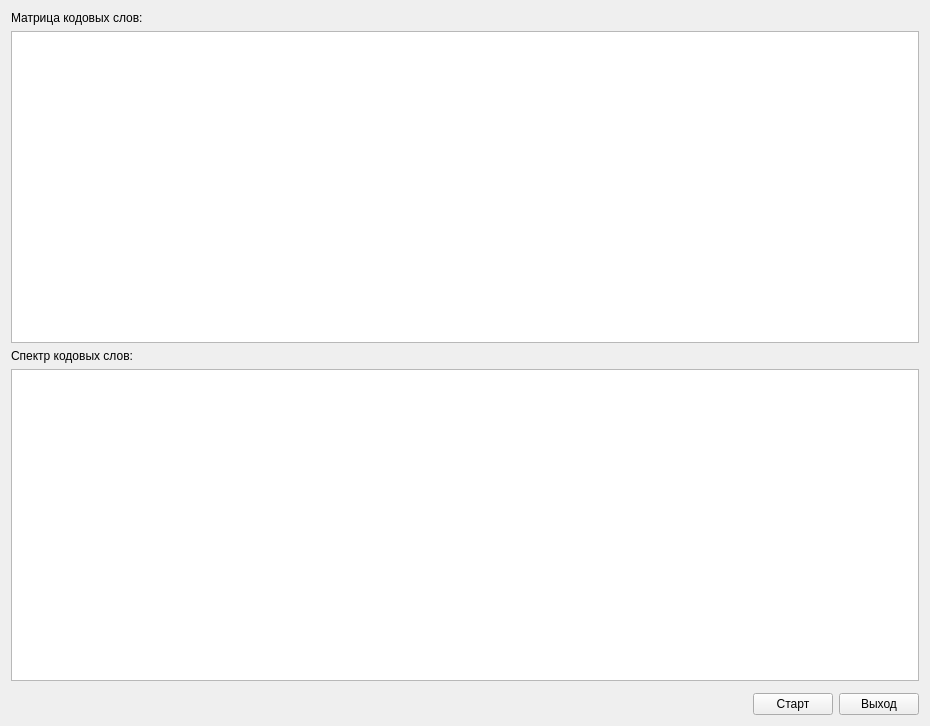
<?xml version="1.0" encoding="UTF-8"?>
<ui version="4.0">
 <class>Widget</class>
 <widget class="QWidget" name="Widget">
  <property name="geometry">
   <rect>
    <x>0</x>
    <y>0</y>
    <width>930</width>
    <height>726</height>
   </rect>
  </property>
  <property name="windowTitle">
   <string>Расчет спектра кодовых слов</string>
  </property>
  <property name="windowIcon">
   <iconset resource="../q.qrc">
    <normaloff>:/src/icon.ico</normaloff>:/src/icon.ico</iconset>
  </property>
  <layout class="QVBoxLayout" name="verticalLayout">
   <item>
    <widget class="QLabel" name="matrixLBL">
     <property name="text">
      <string>Матрица кодовых слов:</string>
     </property>
    </widget>
   </item>
   <item>
    <widget class="FilterPlainTextEdit" name="matrixPTE">
     <property name="lineWrapMode">
      <enum>QPlainTextEdit::NoWrap</enum>
     </property>
    </widget>
   </item>
   <item>
    <widget class="QLabel" name="spectrumLBL">
     <property name="text">
      <string>Спектр кодовых слов:</string>
     </property>
    </widget>
   </item>
   <item>
    <widget class="QPlainTextEdit" name="spectrumPTE">
     <property name="lineWrapMode">
      <enum>QPlainTextEdit::NoWrap</enum>
     </property>
     <property name="readOnly">
      <bool>true</bool>
     </property>
    </widget>
   </item>
   <item>
    <widget class="QCustomPlot" name="spectrumCPT" native="true"/>
   </item>
   <item>
    <layout class="QHBoxLayout" name="horizontalLayout">
     <item>
      <spacer name="horizontalSpacer">
       <property name="orientation">
        <enum>Qt::Horizontal</enum>
       </property>
       <property name="sizeHint" stdset="0">
        <size>
         <width>40</width>
         <height>20</height>
        </size>
       </property>
      </spacer>
     </item>
     <item>
      <widget class="QPushButton" name="executePBN">
       <property name="text">
        <string>Старт</string>
       </property>
      </widget>
     </item>
     <item>
      <widget class="QPushButton" name="exitPBN">
       <property name="text">
        <string>Выход</string>
       </property>
      </widget>
     </item>
    </layout>
   </item>
  </layout>
 </widget>
 <customwidgets>
  <customwidget>
   <class>QCustomPlot</class>
   <extends>QWidget</extends>
   <header>qcustomplot.h</header>
   <container>1</container>
  </customwidget>
  <customwidget>
   <class>FilterPlainTextEdit</class>
   <extends>QPlainTextEdit</extends>
   <header>filterplaintextedit.h</header>
  </customwidget>
 </customwidgets>
 <resources>
  <include location="../q.qrc"/>
 </resources>
 <connections/>
</ui>
